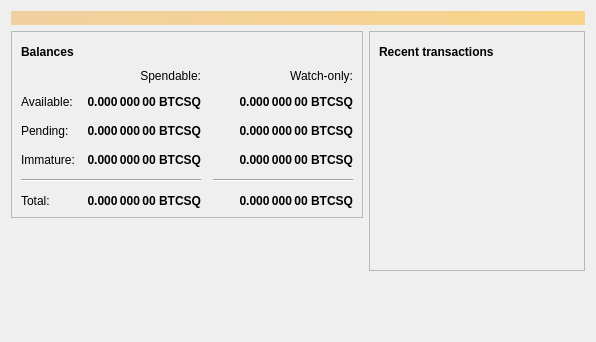
<?xml version="1.0" encoding="UTF-8"?>
<ui version="4.0">
 <class>OverviewPage</class>
 <widget class="QWidget" name="OverviewPage">
  <property name="geometry">
   <rect>
    <x>0</x>
    <y>0</y>
    <width>596</width>
    <height>342</height>
   </rect>
  </property>
  <property name="windowTitle">
   <string>Form</string>
  </property>
  <layout class="QVBoxLayout" name="topLayout">
   <item>
    <widget class="QLabel" name="labelAlerts">
     <property name="visible">
      <bool>false</bool>
     </property>
     <property name="styleSheet">
      <string notr="true">QLabel { background-color: qlineargradient(x1: 0, y1: 0, x2: 1, y2: 0, stop:0 #F0D0A0, stop:1 #F8D488); color:#000000; }</string>
     </property>
     <property name="wordWrap">
      <bool>true</bool>
     </property>
     <property name="margin">
      <number>3</number>
     </property>
     <property name="textInteractionFlags">
      <set>Qt::TextSelectableByMouse</set>
     </property>
    </widget>
   </item>
   <item>
    <layout class="QHBoxLayout" name="horizontalLayout" stretch="1,1">
     <item>
      <layout class="QVBoxLayout" name="verticalLayout_2">
       <item>
        <widget class="QFrame" name="frame">
         <property name="frameShape">
          <enum>QFrame::StyledPanel</enum>
         </property>
         <property name="frameShadow">
          <enum>QFrame::Raised</enum>
         </property>
         <layout class="QVBoxLayout" name="verticalLayout_4">
          <item>
           <layout class="QHBoxLayout" name="horizontalLayout_4">
            <item>
             <widget class="QLabel" name="label_5">
              <property name="font">
               <font>
                <weight>75</weight>
                <bold>true</bold>
               </font>
              </property>
              <property name="text">
               <string>Balances</string>
              </property>
             </widget>
            </item>
            <item>
             <widget class="QPushButton" name="labelWalletStatus">
              <property name="enabled">
               <bool>true</bool>
              </property>
              <property name="maximumSize">
               <size>
                <width>30</width>
                <height>16777215</height>
               </size>
              </property>
              <property name="toolTip">
               <string>The displayed information may be out of date. Your wallet automatically synchronizes with the Bitcoinsq network after a connection is established, but this process has not completed yet.</string>
              </property>
              <property name="text">
               <string/>
              </property>
              <property name="icon">
               <iconset resource="../bitcoin.qrc">
                <normaloff>:/icons/warning</normaloff>
                <disabledoff>:/icons/warning</disabledoff>:/icons/warning</iconset>
              </property>
              <property name="iconSize">
               <size>
                <width>24</width>
                <height>24</height>
               </size>
              </property>
              <property name="flat">
               <bool>true</bool>
              </property>
             </widget>
            </item>
            <item>
             <spacer name="horizontalSpacer_3">
              <property name="orientation">
               <enum>Qt::Horizontal</enum>
              </property>
              <property name="sizeHint" stdset="0">
               <size>
                <width>40</width>
                <height>20</height>
               </size>
              </property>
             </spacer>
            </item>
           </layout>
          </item>
          <item>
           <layout class="QGridLayout" name="gridLayout">
            <property name="spacing">
             <number>12</number>
            </property>
            <item row="2" column="2">
             <widget class="QLabel" name="labelWatchPending">
              <property name="font">
               <font>
                <weight>75</weight>
                <bold>true</bold>
               </font>
              </property>
              <property name="cursor">
               <cursorShape>IBeamCursor</cursorShape>
              </property>
              <property name="toolTip">
               <string>Unconfirmed transactions to watch-only addresses</string>
              </property>
              <property name="text">
               <string notr="true">0.000 000 00 BTCSQ</string>
              </property>
              <property name="alignment">
               <set>Qt::AlignRight|Qt::AlignTrailing|Qt::AlignVCenter</set>
              </property>
              <property name="textInteractionFlags">
               <set>Qt::LinksAccessibleByMouse|Qt::TextSelectableByKeyboard|Qt::TextSelectableByMouse</set>
              </property>
             </widget>
            </item>
            <item row="2" column="1">
             <widget class="QLabel" name="labelUnconfirmed">
              <property name="font">
               <font>
                <weight>75</weight>
                <bold>true</bold>
               </font>
              </property>
              <property name="cursor">
               <cursorShape>IBeamCursor</cursorShape>
              </property>
              <property name="toolTip">
               <string>Total of transactions that have yet to be confirmed, and do not yet count toward the spendable balance</string>
              </property>
              <property name="text">
               <string notr="true">0.000 000 00 BTCSQ</string>
              </property>
              <property name="alignment">
               <set>Qt::AlignRight|Qt::AlignTrailing|Qt::AlignVCenter</set>
              </property>
              <property name="textInteractionFlags">
               <set>Qt::LinksAccessibleByMouse|Qt::TextSelectableByKeyboard|Qt::TextSelectableByMouse</set>
              </property>
             </widget>
            </item>
            <item row="3" column="2">
             <widget class="QLabel" name="labelWatchImmature">
              <property name="font">
               <font>
                <weight>75</weight>
                <bold>true</bold>
               </font>
              </property>
              <property name="cursor">
               <cursorShape>IBeamCursor</cursorShape>
              </property>
              <property name="toolTip">
               <string>Mined balance in watch-only addresses that has not yet matured</string>
              </property>
              <property name="text">
               <string notr="true">0.000 000 00 BTCSQ</string>
              </property>
              <property name="alignment">
               <set>Qt::AlignRight|Qt::AlignTrailing|Qt::AlignVCenter</set>
              </property>
              <property name="textInteractionFlags">
               <set>Qt::LinksAccessibleByMouse|Qt::TextSelectableByKeyboard|Qt::TextSelectableByMouse</set>
              </property>
             </widget>
            </item>
            <item row="4" column="0" colspan="2">
             <widget class="Line" name="line">
              <property name="orientation">
               <enum>Qt::Horizontal</enum>
              </property>
             </widget>
            </item>
            <item row="4" column="2">
             <widget class="Line" name="lineWatchBalance">
              <property name="sizePolicy">
               <sizepolicy hsizetype="Preferred" vsizetype="Fixed">
                <horstretch>0</horstretch>
                <verstretch>0</verstretch>
               </sizepolicy>
              </property>
              <property name="minimumSize">
               <size>
                <width>140</width>
                <height>0</height>
               </size>
              </property>
              <property name="orientation">
               <enum>Qt::Horizontal</enum>
              </property>
             </widget>
            </item>
            <item row="5" column="0">
             <widget class="QLabel" name="labelTotalText">
              <property name="text">
               <string>Total:</string>
              </property>
             </widget>
            </item>
            <item row="3" column="1">
             <widget class="QLabel" name="labelImmature">
              <property name="font">
               <font>
                <weight>75</weight>
                <bold>true</bold>
               </font>
              </property>
              <property name="cursor">
               <cursorShape>IBeamCursor</cursorShape>
              </property>
              <property name="toolTip">
               <string>Mined balance that has not yet matured</string>
              </property>
              <property name="text">
               <string notr="true">0.000 000 00 BTCSQ</string>
              </property>
              <property name="alignment">
               <set>Qt::AlignRight|Qt::AlignTrailing|Qt::AlignVCenter</set>
              </property>
              <property name="textInteractionFlags">
               <set>Qt::LinksAccessibleByMouse|Qt::TextSelectableByKeyboard|Qt::TextSelectableByMouse</set>
              </property>
             </widget>
            </item>
            <item row="2" column="3">
             <spacer name="horizontalSpacer_2">
              <property name="orientation">
               <enum>Qt::Horizontal</enum>
              </property>
              <property name="sizeHint" stdset="0">
               <size>
                <width>40</width>
                <height>20</height>
               </size>
              </property>
             </spacer>
            </item>
            <item row="3" column="0">
             <widget class="QLabel" name="labelImmatureText">
              <property name="text">
               <string>Immature:</string>
              </property>
             </widget>
            </item>
            <item row="5" column="1">
             <widget class="QLabel" name="labelTotal">
              <property name="font">
               <font>
                <weight>75</weight>
                <bold>true</bold>
               </font>
              </property>
              <property name="cursor">
               <cursorShape>IBeamCursor</cursorShape>
              </property>
              <property name="toolTip">
               <string>Your current total balance</string>
              </property>
              <property name="text">
               <string notr="true">0.000 000 00 BTCSQ</string>
              </property>
              <property name="alignment">
               <set>Qt::AlignRight|Qt::AlignTrailing|Qt::AlignVCenter</set>
              </property>
              <property name="textInteractionFlags">
               <set>Qt::LinksAccessibleByMouse|Qt::TextSelectableByKeyboard|Qt::TextSelectableByMouse</set>
              </property>
             </widget>
            </item>
            <item row="5" column="2">
             <widget class="QLabel" name="labelWatchTotal">
              <property name="font">
               <font>
                <weight>75</weight>
                <bold>true</bold>
               </font>
              </property>
              <property name="cursor">
               <cursorShape>IBeamCursor</cursorShape>
              </property>
              <property name="toolTip">
               <string>Current total balance in watch-only addresses</string>
              </property>
              <property name="text">
               <string notr="true">0.000 000 00 BTCSQ</string>
              </property>
              <property name="alignment">
               <set>Qt::AlignRight|Qt::AlignTrailing|Qt::AlignVCenter</set>
              </property>
              <property name="textInteractionFlags">
               <set>Qt::LinksAccessibleByMouse|Qt::TextSelectableByKeyboard|Qt::TextSelectableByMouse</set>
              </property>
             </widget>
            </item>
            <item row="0" column="2">
             <widget class="QLabel" name="labelWatchonly">
              <property name="text">
               <string>Watch-only:</string>
              </property>
              <property name="alignment">
               <set>Qt::AlignRight|Qt::AlignTrailing|Qt::AlignVCenter</set>
              </property>
             </widget>
            </item>
            <item row="1" column="0">
             <widget class="QLabel" name="labelBalanceText">
              <property name="text">
               <string>Available:</string>
              </property>
             </widget>
            </item>
            <item row="1" column="1">
             <widget class="QLabel" name="labelBalance">
              <property name="font">
               <font>
                <weight>75</weight>
                <bold>true</bold>
               </font>
              </property>
              <property name="cursor">
               <cursorShape>IBeamCursor</cursorShape>
              </property>
              <property name="toolTip">
               <string>Your current spendable balance</string>
              </property>
              <property name="text">
               <string notr="true">0.000 000 00 BTCSQ</string>
              </property>
              <property name="alignment">
               <set>Qt::AlignRight|Qt::AlignTrailing|Qt::AlignVCenter</set>
              </property>
              <property name="textInteractionFlags">
               <set>Qt::LinksAccessibleByMouse|Qt::TextSelectableByKeyboard|Qt::TextSelectableByMouse</set>
              </property>
             </widget>
            </item>
            <item row="1" column="2">
             <widget class="QLabel" name="labelWatchAvailable">
              <property name="font">
               <font>
                <weight>75</weight>
                <bold>true</bold>
               </font>
              </property>
              <property name="cursor">
               <cursorShape>IBeamCursor</cursorShape>
              </property>
              <property name="toolTip">
               <string>Your current balance in watch-only addresses</string>
              </property>
              <property name="text">
               <string notr="true">0.000 000 00 BTCSQ</string>
              </property>
              <property name="alignment">
               <set>Qt::AlignRight|Qt::AlignTrailing|Qt::AlignVCenter</set>
              </property>
              <property name="textInteractionFlags">
               <set>Qt::LinksAccessibleByMouse|Qt::TextSelectableByKeyboard|Qt::TextSelectableByMouse</set>
              </property>
             </widget>
            </item>
            <item row="2" column="0">
             <widget class="QLabel" name="labelPendingText">
              <property name="text">
               <string>Pending:</string>
              </property>
             </widget>
            </item>
            <item row="0" column="1">
             <widget class="QLabel" name="labelSpendable">
              <property name="text">
               <string>Spendable:</string>
              </property>
              <property name="alignment">
               <set>Qt::AlignRight|Qt::AlignTrailing|Qt::AlignVCenter</set>
              </property>
             </widget>
            </item>
           </layout>
          </item>
         </layout>
        </widget>
       </item>
       <item>
        <spacer name="verticalSpacer">
         <property name="orientation">
          <enum>Qt::Vertical</enum>
         </property>
         <property name="sizeHint" stdset="0">
          <size>
           <width>20</width>
           <height>40</height>
          </size>
         </property>
        </spacer>
       </item>
      </layout>
     </item>
     <item>
      <layout class="QVBoxLayout" name="verticalLayout_3">
       <item>
        <widget class="QFrame" name="frame_2">
         <property name="frameShape">
          <enum>QFrame::StyledPanel</enum>
         </property>
         <property name="frameShadow">
          <enum>QFrame::Raised</enum>
         </property>
         <layout class="QVBoxLayout" name="verticalLayout">
          <item>
           <layout class="QHBoxLayout" name="horizontalLayout_2">
            <item>
             <widget class="QLabel" name="label_4">
              <property name="font">
               <font>
                <weight>75</weight>
                <bold>true</bold>
               </font>
              </property>
              <property name="text">
               <string>Recent transactions</string>
              </property>
             </widget>
            </item>
            <item>
             <widget class="QPushButton" name="labelTransactionsStatus">
              <property name="enabled">
               <bool>true</bool>
              </property>
              <property name="maximumSize">
               <size>
                <width>30</width>
                <height>16777215</height>
               </size>
              </property>
              <property name="toolTip">
               <string>The displayed information may be out of date. Your wallet automatically synchronizes with the Bitcoinsq network after a connection is established, but this process has not completed yet.</string>
              </property>
              <property name="text">
               <string/>
              </property>
              <property name="icon">
               <iconset resource="../bitcoin.qrc">
                <normaloff>:/icons/warning</normaloff>
                <disabledoff>:/icons/warning</disabledoff>:/icons/warning</iconset>
              </property>
              <property name="iconSize">
               <size>
                <width>24</width>
                <height>24</height>
               </size>
              </property>
              <property name="flat">
               <bool>true</bool>
              </property>
             </widget>
            </item>
            <item>
             <spacer name="horizontalSpacer">
              <property name="orientation">
               <enum>Qt::Horizontal</enum>
              </property>
              <property name="sizeHint" stdset="0">
               <size>
                <width>40</width>
                <height>20</height>
               </size>
              </property>
             </spacer>
            </item>
           </layout>
          </item>
          <item>
           <widget class="QListView" name="listTransactions">
            <property name="styleSheet">
             <string notr="true">QListView { background: transparent; }</string>
            </property>
            <property name="frameShape">
             <enum>QFrame::NoFrame</enum>
            </property>
            <property name="verticalScrollBarPolicy">
             <enum>Qt::ScrollBarAlwaysOff</enum>
            </property>
            <property name="horizontalScrollBarPolicy">
             <enum>Qt::ScrollBarAlwaysOff</enum>
            </property>
            <property name="selectionMode">
             <enum>QAbstractItemView::NoSelection</enum>
            </property>
           </widget>
          </item>
         </layout>
        </widget>
       </item>
       <item>
        <spacer name="verticalSpacer_2">
         <property name="orientation">
          <enum>Qt::Vertical</enum>
         </property>
         <property name="sizeHint" stdset="0">
          <size>
           <width>20</width>
           <height>40</height>
          </size>
         </property>
        </spacer>
       </item>
      </layout>
     </item>
    </layout>
   </item>
  </layout>
 </widget>
 <resources/>
 <connections/>
</ui>
